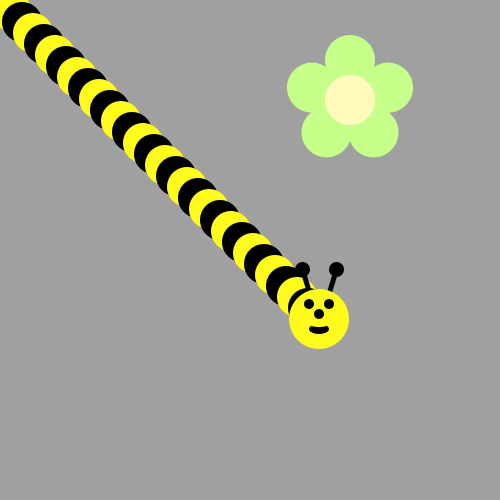
Frame 1 (no input)
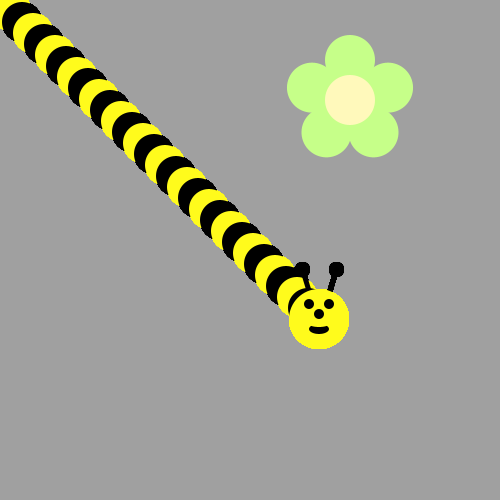
Frame 60 (the mouse pressed at the canvas centre just before this capture)
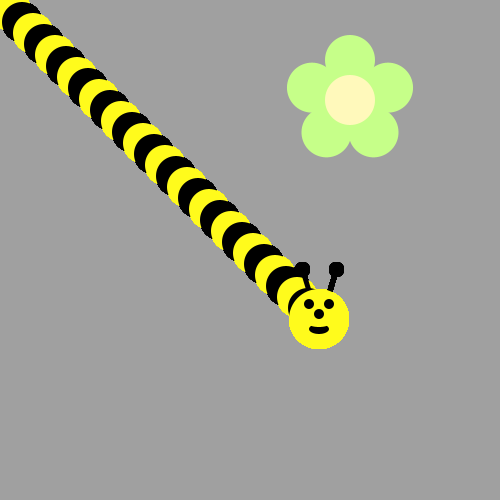
Frame 120 (the mouse held since frame 60 and released just before this capture)

The Processing sketch that drew these frames (run headless with seeded random() and noise(); from frame 60 on, the mouse is pressed at the canvas centre):

// Processing sketch: bumble_bee
// ── bumble_bee.pde
void draw() {
/*Use a loop to make a body for the Bee!
Then put his head on using drawBeeFace(x,y)
Use Modulo to make the colors alternate 
*/
int p=0;

for(int i=0;i<320;i=i+11){
  int m=i%2;
  if(m==0){
    fill(0,0,0);
    
   
  }
  else{
    fill(255, 251, 28);
  }
  ellipse(i,i,40,40);
 p=i; 
}
drawBeeFace(p,p);

}

void drawFlower(int x, int y) {
     noStroke();
     translate(x, y);
     // draw 5 petals, rotating after each one
     fill(#c6ff89);      // green
      for (int i = 0; i < 5; i++) {
           ellipse(0, -40, 50, 50);
          rotate(radians(72));
     }
     fill(#fff9bb); // light yellow
     ellipse(0, 0, 50, 50);
} 
void drawBeeFace(int BeeFaceX, int BeeFaceY) {
     noStroke();
     fill(0, 0, 0);
     stroke(1);
     strokeWeight(5);
     line(BeeFaceX-10, BeeFaceY-27, BeeFaceX-17, BeeFaceY-50);
     line(BeeFaceX+10, BeeFaceY-27, BeeFaceX+17, BeeFaceY-50);
     ellipse(BeeFaceX-17, BeeFaceY-50, 10, 10);
     ellipse(BeeFaceX+17, BeeFaceY-50, 10, 10);
     noStroke();
     fill(255, 251, 28);
     ellipse(BeeFaceX, BeeFaceY, 60, 60); // face
     fill(255, 237, 209);
     fill(0,0,0);
      ellipse(BeeFaceX-10, BeeFaceY-15, 10, 10); // eyes
     ellipse(BeeFaceX+10, BeeFaceY-15, 10, 10);
      ellipse(BeeFaceX, BeeFaceY-5, 10, 10); // nose
      ellipse(BeeFaceX, BeeFaceY+10, 20, 10);// mouth
     fill(255, 251, 28);
     ellipse(BeeFaceX, BeeFaceY+5, 20, 6);
}

void setup() {
     ellipseMode(CENTER);
     size(500, 500);
     background(160, 160, 160);
      drawFlower(350, 100);
}
